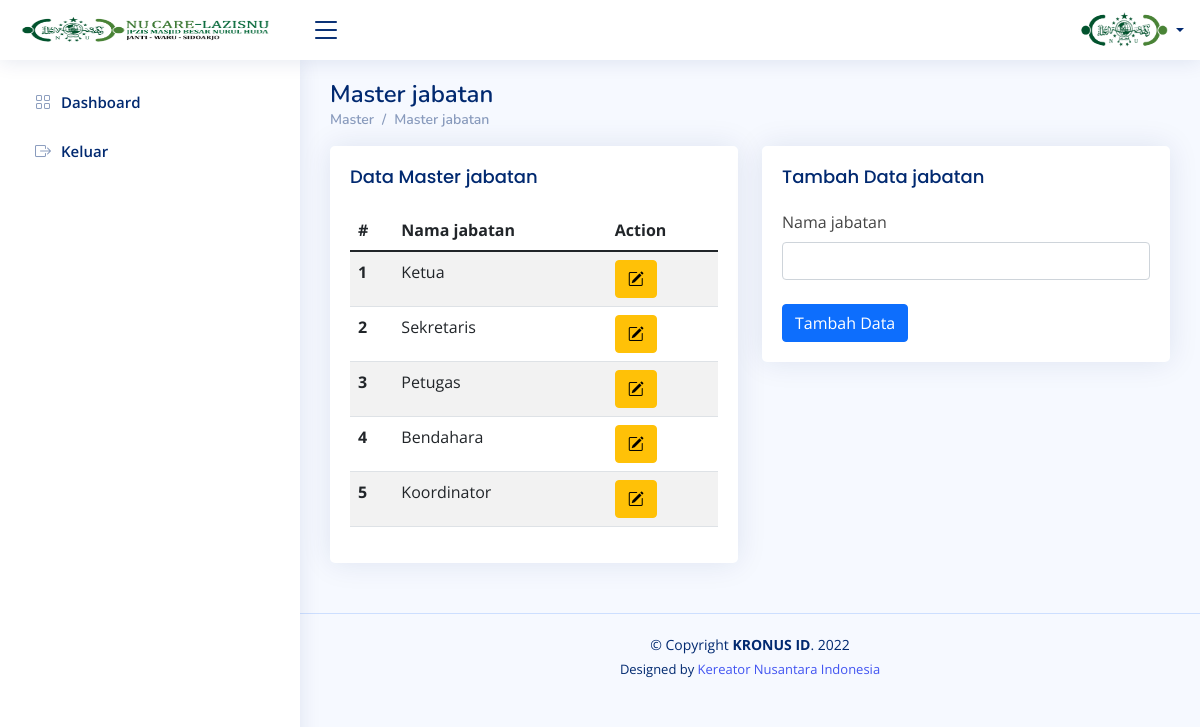
The page /index.php/master/master_jabatan on the database its author committed.
### tables this page shows
CREATE TABLE `tbl_master_jabatan` (
  `id_master_jabatan` int(11) NOT NULL,
  `nama_jabatan` varchar(20) DEFAULT NULL
);

### application/views/template/conten.php (called while the page is built, shortened)
<?php
$this->load->view('template/header');
$this->load->view('template/navbar');
$this->load->view($conten);

### application/controllers/Master.php (called while the page is built, shortened)
<?php
class Master extends CI_Controller
{
    public function __construct()
    {
        $this->load->model('M_master', 'master');
    }
    public function master_jabatan()
    {
        $data = [
            'akses' => $this->session->userdata('level'),
            'name' => $this->session->userdata('nama'),
            'title' => 'Master jabatan',
            'conten' => 'conten/master_jabatan',
            'master_jabatan' => $this->m_data->get_data('tbl_master_jabatan'),
            'headder_css' => array(
            ),
            'footer_js' => array(
            ),
        ];
        $this->load->view('template/conten', $data);
    }
}

### index.php (called while the page is built, shortened)
<?php
require_once BASEPATH.'core/CodeIgniter.php';

### application/models/M_data.php (called while the page is built, shortened)
<?php
class M_data extends CI_Model
{
  function get_data($table)
  {
    return $this->db->get($table);
  }
}

### application/views/conten/master_jabatan.php (the view, shortened to what this page needs)
<main id="main" class="main">
    <div class="pagetitle">
        <h1>Master jabatan</h1>
        <nav>
            <ol class="breadcrumb">
                <li class="breadcrumb-item"><a href="<?= site_url('Master') ?>">Master</a></li>
                <li class="breadcrumb-item">Master jabatan</li>
            </ol>
        </nav>
    </div>
    <section class="section">
        <div class="row">
            <div class="col-lg-6">
                <div class="card">
                    <div class="card-body">
                        <h5 class="card-title">Data Master jabatan</h5>
                        <table class="table table-striped">
                            <thead>
                                <tr>
                                    <th scope="col">#</th>
                                    <th scope="col">Nama jabatan</th>
                                    <th scope="col">Action</th>
                                </tr>
                            </thead>
                            <tbody>
                                <?php
                                $x = 1;
                                $no = 1;
                                foreach ($master_jabatan->result() as $row) { ?>
                                    <tr>
                                        <th scope="row"><?= $x++; ?></th>
                                        <td><?= $row->nama_jabatan ?></td>
                                        <td>
                                            <button type="button" class="btn btn-warning" title="Edit Data" data-bs-toggle="modal" data-bs-target="#basicModal<?= $no++; ?>"><i class="bi bi-pencil-square"></i></button>
                                        </td>
                                    </tr>
                                <?php } ?>
                            </tbody>
                        </table>
                    </div>
                </div>
            </div>
            <div class="col-lg-6">
                <div class="card">
                    <div class="card-body">
                        <h5 class="card-title">Tambah Data jabatan</h5>
                        <form action="<?= site_url('Master/tambah_jabatan') ?>" method="post">
                            <div class="col-12">
                                <label for="inputNanme4" class="form-label">Nama jabatan</label>
                                <input type="text" class="form-control" id="inputNanme4" name="nama_jabatan">
                            </div>
                            <br>
                            <button type="submit" class="btn btn-primary">Tambah Data</button>
                        </form>
                    </div>
                </div>
            </div>
        </div>
    </section>
</main>

### assets/template/assets/css/style.css (style rules this page uses)
:root { scroll-behavior: smooth; }
body { font-family: "Open Sans", sans-serif; background: #f6f9ff; color: #444444; }
a { color: #4154f1; text-decoration: none; }
h1, h2, h3, h4, h5, h6 { font-family: "Nunito", sans-serif; }
#main { margin-top: 60px; padding: 20px 30px; transition: all 0.3s; }
.pagetitle { margin-bottom: 10px; }
.pagetitle h1 { font-size: 24px; margin-bottom: 0; font-weight: 600; color: #012970; }
.card { margin-bottom: 30px; border: none; border-radius: 5px; box-shadow: 0px 0 30px rgba(1, 41, 112, 0.1); }
.card-title { padding: 20px 0 15px 0; font-size: 18px; font-weight: 500; color: #012970; font-family: "Poppins", sans-serif; }
.card-body { padding: 0 20px 20px 20px; }
.breadcrumb { font-size: 14px; font-family: "Nunito", sans-serif; color: #899bbd; font-weight: 600; }
.breadcrumb a { color: #899bbd; transition: 0.3s; }
.breadcrumb .breadcrumb-item::before { color: #899bbd; }
@media (min-width: 1200px) { #main, #footer { margin-left: 300px; } }

### rows shown on the page
tbl_master_jabatan: nama_jabatan "Ketua"
tbl_master_jabatan: nama_jabatan "Sekretaris"
tbl_master_jabatan: nama_jabatan "Petugas"
tbl_master_jabatan: nama_jabatan "Bendahara"
tbl_master_jabatan: nama_jabatan "Koordinator"
